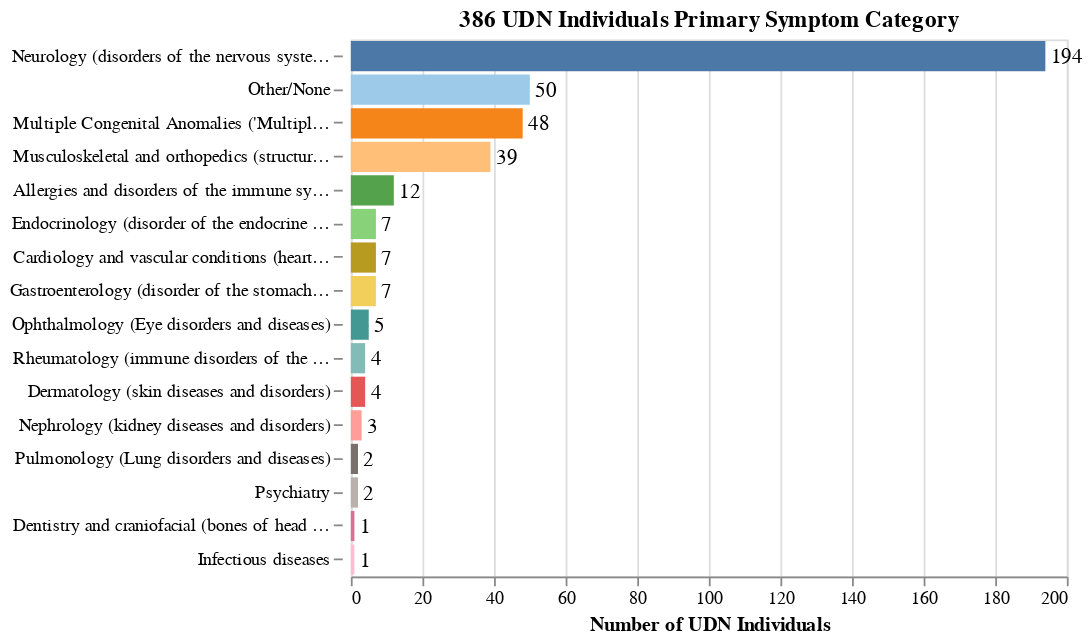

This figure's notebook cell:
### Markdown cell above
## E

### Code cell
base = alt.Chart(df, title=str(len(patient_ids)) + ' UDN Individuals Primary Symptom Category')

bars=base.mark_bar().encode(
    y=alt.Y('Primary_Symptom_Category', sort='-x', title=None).axis(offset=5, domainOpacity=0),
    x=alt.X('count()'), 
    color=alt.Color('Primary_Symptom_Category:N',sort='-x',legend=None, scale=alt.Scale(scheme='tableau20')),
   #,scale=alt.Scale(domain=domain, range=_range)),
    tooltip = ['count()'],
)

text = base.mark_text(
    align='left',
    baseline='middle',
    dx=3,
    color='black',
    size=12
).encode(
    y=alt.Y('Primary_Symptom_Category:N', sort='-x', title=None).axis(offset=5, domainOpacity=0),
    x=alt.X('count()', title='Number of UDN Individuals'), 
    text='count():Q'
)
cat_distrib= alt.layer(bars, text).resolve_scale(color='independent').properties(height=300, width=400)#.configure_axis(grid=False,
    # labelPadding= 5,
    # labelLimit=0,
    # labelFontSize=15, 
    # titleFontSize=17, labelFont='arial', tickSize=8).configure_view(strokeOpacity=0).configure_title(fontSize=15)
cat_distrib

### Figure 1 — Vega-Lite specification as saved in the notebook (floating-point values rounded to 4 significant figures; data arrays with more than 128 entries replaced by an {"elided": "..."} marker saying what was removed)
{"config": {"view": {"continuousWidth": 300, "continuousHeight": 300}}, "layer": [{"mark": {"type": "bar"}, "encoding": {"color": {"field": "Primary_Symptom_Category", "legend": null, "scale": {"scheme": "tableau20"}, "sort": "-x", "type": "nominal"}, "tooltip": [{"aggregate": "count", "type": "quantitative"}], "x": {"aggregate": "count", "type": "quantitative"}, "y": {"axis": {"offset": 5, "domainOpacity": 0}, "field": "Primary_Symptom_Category", "sort": "-x", "title": null, "type": "nominal"}}, "title": "386 UDN Individuals Primary Symptom Category"}, {"mark": {"type": "text", "align": "left", "baseline": "middle", "color": "black", "dx": 3, "size": 12}, "encoding": {"text": {"aggregate": "count", "type": "quantitative"}, "x": {"aggregate": "count", "title": "Number of UDN Individuals", "type": "quantitative"}, "y": {"axis": {"offset": 5, "domainOpacity": 0}, "field": "Primary_Symptom_Category", "sort": "-x", "title": null, "type": "nominal"}}, "title": "386 UDN Individuals Primary Symptom Category"}], "data": {"name": "data-46fd7f649133fdec6ea1c67f4669de7a"}, "height": 300, "resolve": {"scale": {"color": "independent"}}, "width": 400, "$schema": "https://vega.github.io/schema/vega-lite/v5.17.0.json", "datasets": {"data-46fd7f649133fdec6ea1c67f4669de7a": {"elided": "386 records"}}}
